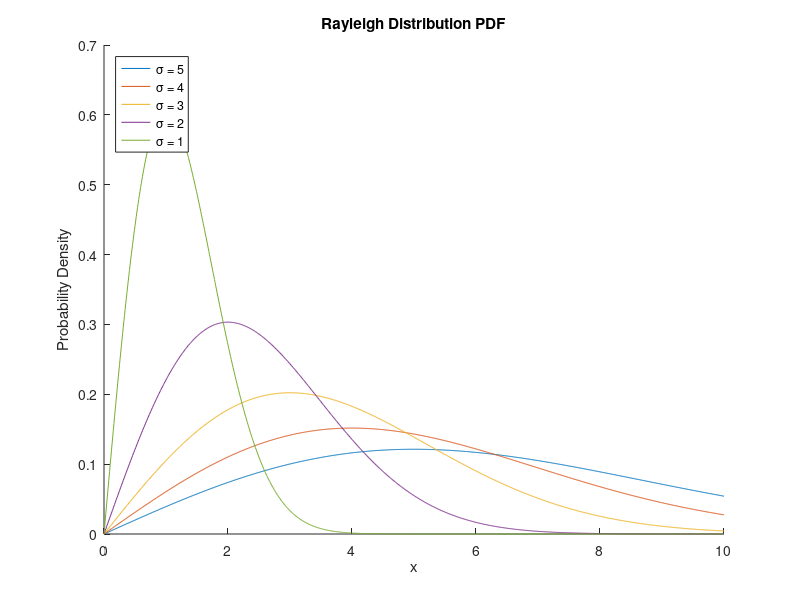
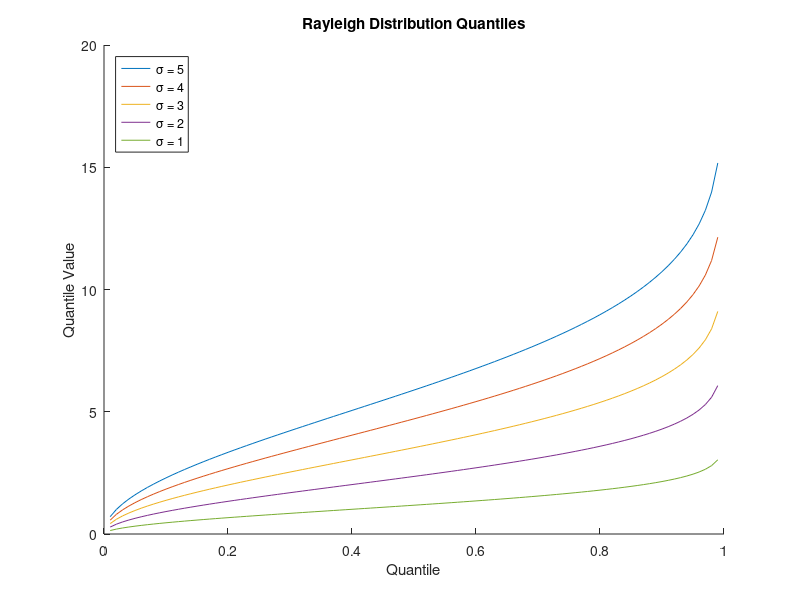

Recreate these plots in MATLAB, in order.
clc;
clear all;
close all;


% Define the values of sigma
sigma = [5, 4, 3, 2, 1];

% Create a range of x values for plotting
x = linspace(0, 10, 1000);

% Calculate and plot the PDF for each value of sigma
figure;
hold on;
for i = 1:length(sigma)
    pdf_rayleigh = (x / sigma(i)^2) .* exp(-(x.^2) / (2 * sigma(i)^2));
    plot(x, pdf_rayleigh, 'DisplayName', sprintf('\\sigma = %d', sigma(i)));
end
hold off;
xlabel('x');
ylabel('Probability Density');
title('Rayleigh Distribution PDF');
legend('Location', 'NorthWest');

% Calculate the quantile values for each value of sigma
quantiles = linspace(0.01, 0.99, 99);
quantile_values = zeros(length(sigma), length(quantiles));
for i = 1:length(sigma)
    quantile_values(i, :) = sigma(i) * sqrt(-2 * log(1 - quantiles));
end

% Plot the quantile values
figure;
hold on;
for i = 1:length(sigma)
    plot(quantiles, quantile_values(i, :), 'DisplayName', sprintf('\\sigma = %d', sigma(i)));
end
hold off;
xlabel('Quantile');
ylabel('Quantile Value');
title('Rayleigh Distribution Quantiles');
legend('Location', 'NorthWest');